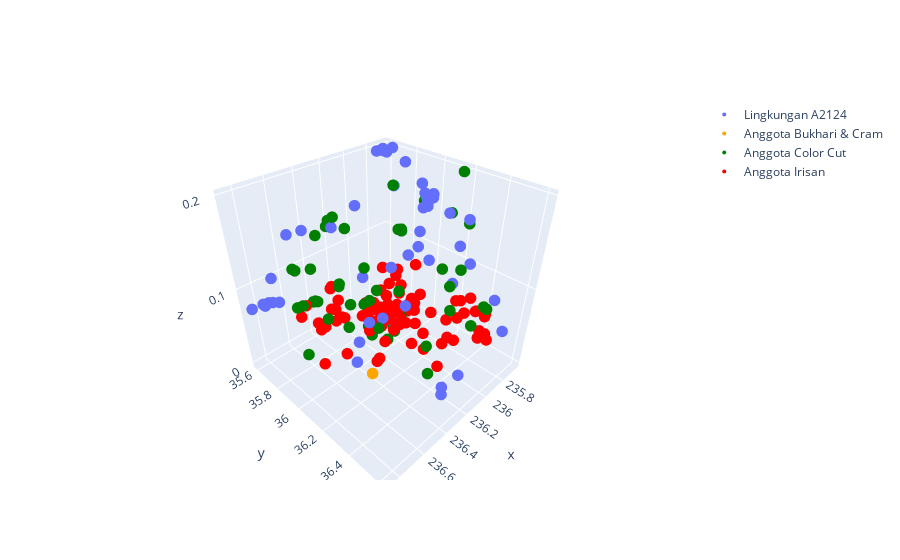

The notebook cell this image was saved under:
### Code cell
fig = go.Figure(data=go.Scatter3d(
    x=zoom['ra'],
    y=zoom['dec'],
    z=zoom['z'],
    mode='markers',
    marker=dict(
        size=4,
    )
    ,
    name='Lingkungan A2124'
))

fig.add_trace(go.Scatter3d(
    x=bukhari['ra'],
    y=bukhari['dec'],
    z=bukhari['z'],
    mode='markers',
    marker=dict(
        size=4,
        color='orange',              
    ),
    name='Anggota Bukhari & Cram'
))

fig.add_trace(go.Scatter3d(
    x=cc['ra'],
    y=cc['dec'],
    z=cc['z'],
    mode='markers',
    marker=dict(
        size=4,
        color='green',              
    ),
    name='Anggota Color Cut'
))

fig.add_trace(go.Scatter3d(
    x=irisan['ra'],
    y=irisan['dec'],
    z=irisan['z'],
    mode='markers',
    marker=dict(
        size=4,
        color='red',              
    ),
    name='Anggota Irisan'
))
fig.show()
